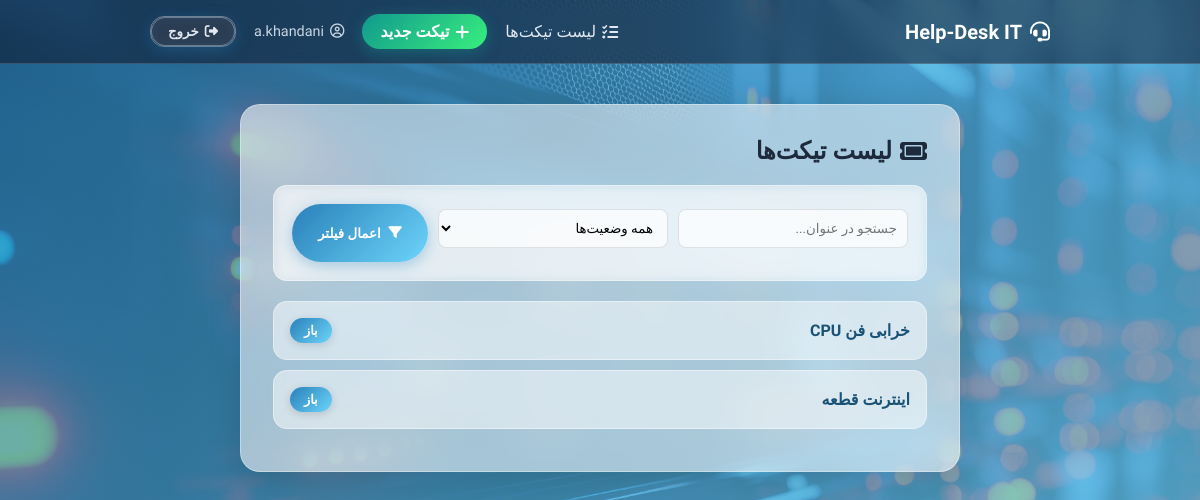
Page / (signed in) on the earlier database version.
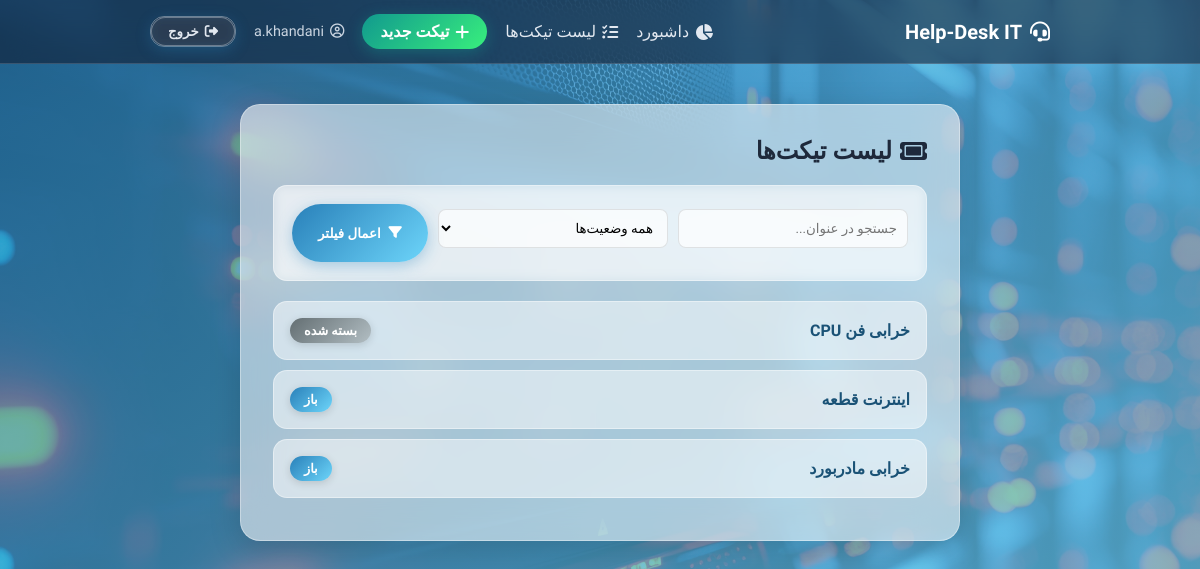
Same page on the later database version.
### tickets/models.py (models this page shows)
class Ticket(models.Model):
    class Priority(models.TextChoices):
        LOW = 'L' , 'کم'
        MEDIUM = 'M' , 'متوسط'
        HIGH = 'H' , 'زیاد'
    priority = models.CharField(
        max_length=1,
        choices= Priority.choices,
        default= Priority.LOW
    )
    class Status(models.TextChoices):
        OPEN = 'O' , 'باز'
        INPROGRESS = 'IP' , 'درحال بررسی'
        RESOLVED = 'R' , 'حل شده'
        CLOSED = 'C' , 'بسته شده'
    status = models.CharField(
        max_length=2,
        choices= Status.choices,
        default=Status.OPEN
    )
    class Category(models.TextChoices):
        HARDWARE = 'H' , 'سخت افزار'
        SOFTWARE = 'S' , 'نرم افزار'
        NETWORK = 'N' , 'شبکه'
        OTHER = 'OTH' , 'سایر'
    category = models.CharField(
        max_length=3,
        choices=Category.choices,
        default=Category.OTHER
    )
    title = models.CharField(max_length=200)
    description = models.TextField()
    created_at= models.DateTimeField(auto_now_add=True)
    updated_at= models.DateTimeField(auto_now=True)
    requester = models.ForeignKey(User,on_delete=models.CASCADE,related_name='created_tickets')
    assigned_to = models.ForeignKey(User,on_delete=models.SET_NULL,null=True,blank=True,related_name='assigned_tickets')
    def __str__(self):
        return self.title

### tickets/views.py (the view)
# urls.py: path('',views.ticket_list,name='home'),
@login_required
def ticket_list(request):
    user_is_agent = is_agent(request.user)
    if user_is_agent:
        ticket_lists = Ticket.objects.all()
    else:
        ticket_lists = Ticket.objects.filter(requester=request.user)
    status = request.GET.get('status')
    if status:
        ticket_lists = ticket_lists.filter(status=status)
    q = request.GET.get('q')
    if q:
        ticket_lists = ticket_lists.filter(title__icontains=q)
    context = {
        'tickets': ticket_lists,
        'status_choices': Ticket.Status.choices,
        'is_agent': user_is_agent,
    }
    if request.GET.get('ajax'):
        return render(request, 'partials/ticket_list_partial.html', context)
    return render(request, 'home.html', context)

### tickets/utils.py (called while the page is built)
def is_agent(user):
    return user.groups.filter(name='Agents').exists()

### tickets/templates/home.html (shortened to what this page needs)
{% extends 'base.html' %}
{% block page_class %}page-home{% endblock %}
{% block content %}
    <h2><i class="fa-solid fa-ticket"></i> لیست تیکت‌ها</h2>
    <form method="get" class="filter-form">
        <input type="text" name="q" placeholder="جستجو در عنوان..." value="{{ request.GET.q }}">
        <select name="status">
            <option value="">همه وضعیت‌ها</option>
        </select>
        <button type="submit"><i class="fa-solid fa-filter"></i> اعمال فیلتر</button>
    </form>
    <div id="ticket-results">
        {% include 'partials/ticket_list_partial.html' %}
    </div>
{% endblock %}

### tickets/templates/base.html (shortened to what this page needs)
{% load static %}
<!DOCTYPE html>
<html lang="fa" dir="rtl">
<head>
    <link rel="stylesheet" href="https://cdnjs.cloudflare.com/ajax/libs/font-awesome/6.5.1/css/all.min.css">
    <link rel="stylesheet" href="{% static 'tickets/style.css' %}">
</head>
<body class="{% block page_class %}{% endblock %}">
<nav class="navbar">
    <div class="nav-inner">
        <a href="{% url 'home' %}" class="nav-brand">
            <i class="fa-solid fa-headset"></i> Help-Desk IT
        </a>
        <div class="nav-links">
            {% if is_agent %}
                <a href="{% url 'dashboard' %}"><i class="fa-solid fa-chart-pie"></i> داشبورد</a>
            {% endif %}
            <a href="{% url 'home' %}"><i class="fa-solid fa-list-check"></i> لیست تیکت‌ها</a>
            <a href="{% url 'create' %}" class="nav-cta"><i class="fa-solid fa-plus"></i> تیکت جدید</a>
            {% if user.is_authenticated %}
                <span class="nav-user"><i class="fa-regular fa-circle-user"></i> {{ user.username }}</span>
                <form method="post" action="{% url 'logout' %}" class="nav-logout-form">
                    <button type="submit" class="nav-logout"><i class="fa-solid fa-right-from-bracket"></i> خروج</button>
                </form>
            {% endif %}
        </div>
    </div>
</nav>
    <div class="page-wrapper">
        <div class="container">
            {% block content %}
            {% endblock %}
        </div>
    </div>
</body>
</html>

### tickets/templates/partials/ticket_list_partial.html
{% for ticket in tickets %}
    <div class="ticket-item">
        <a href="{% url 'detail' ticket.id %}">{{ ticket }}</a>
        <span class="badge badge-{{ ticket.status }}">{{ ticket.get_status_display }}</span>
    </div>
{% empty %}
    <p>هیچ تیکتی پیدا نشد.</p>
{% endfor %}

Differences in the rows shown:
changed Ticket "خرابی فن CPU": status "باز" → "بسته شده"
added Ticket: title "خرابی مادربورد", status "باز"
Other differences:
text now shown: "داشبورد"
